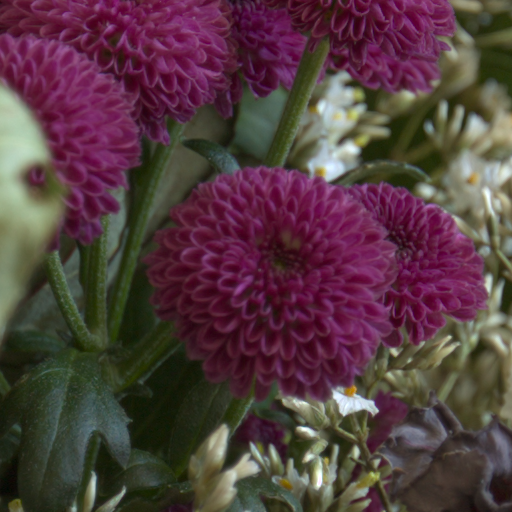
#> input picture datasets/NIND/13_clean.png, 512 x 512 px
$ python motion_blur.py
#> lines starting #> are read from the running program, lines starting #| are printed output that depends on the picture; after the words box and inside, x2 and y2 are one past the last pixel; in counts of white or black regions, pixels touching at a corner belong together
### motionblur/motionblur.py
import numpy as np
from PIL import Image, ImageDraw, ImageFilter
from numpy.random import uniform, triangular, beta
from math import pi
from pathlib import Path
from scipy.signal import convolve

# tiny error used for nummerical stability
eps = 0.1


# [21 lines left out: functions softmax, norm, not called in this run]


def polar2z(r: np.ndarray, θ: np.ndarray) -> np.ndarray:
    """[summary]
    Takes a list of radii and angles (radians) and
    converts them into a corresponding list of complex
    numbers x + yi.
    [description]

    Arguments:
        r {np.ndarray} -- radius
        θ {np.ndarray} -- angle

    Returns:
        [np.ndarray] -- list of complex numbers r e^(i theta) as x + iy
    """
    return r * np.exp(1j * θ)


class Kernel(object):
    """[summary]
    Class representing a motion blur kernel of a given intensity.

    [description]
    Keyword Arguments:
            size {tuple} -- Size of the kernel in px times px
            (default: {(100, 100)})

            intensity {float} -- Float between 0 and 1.
            Intensity of the motion blur.

            :   0 means linear motion blur and 1 is a highly non linear
                and often convex motion blur path. (default: {0})

    Attribute:
    kernelMatrix -- Numpy matrix of the kernel of given intensity

    Properties:
    applyTo -- Applies kernel to image
               (pass as path, pillow image or np array)

    Raises:
        ValueError
    """

    def __init__(self, size: tuple = (100, 100), intensity: float=0):

        # checking if size is correctly given
        if not isinstance(size, tuple):
            raise ValueError("Size must be TUPLE of 2 positive integers")
        elif len(size) != 2 or type(size[0]) != type(size[1]) != int:
            raise ValueError("Size must be tuple of 2 positive INTEGERS")
        elif size[0] < 0 or size[1] < 0:
            raise ValueError("Size must be tuple of 2 POSITIVE integers")

        # check if intensity is float (int) between 0 and 1
        if type(intensity) not in [int, float, np.float32, np.float64]:
            raise ValueError("Intensity must be a number between 0 and 1")
        elif intensity < 0 or intensity > 1:
            raise ValueError("Intensity must be a number between 0 and 1")

        # saving args
        self.SIZE = size
        self.INTENSITY = intensity

        # deriving quantities

        # we super size first and then downscale at the end for better
        # anti-aliasing
        self.SIZEx2 = tuple([2 * i for i in size])
        self.x, self.y = self.SIZEx2

        # getting length of kernel diagonal
        self.DIAGONAL = (self.x**2 + self.y**2)**0.5

        # flag to see if kernel has been calculated already
        self.kernel_is_generated = False

    def _createPath(self):
        """[summary]
        creates a motion blur path with the given intensity.
        [description]
        Proceede in 5 steps
        1. Get a random number of random step sizes
        2. For each step get a random angle
        3. combine steps and angles into a sequence of increments
        4. create path out of increments
        5. translate path to fit the kernel dimensions

        NOTE: "random" means random but might depend on the given intensity
        """

        # first we find the lengths of the motion blur steps
        def getSteps():
            """[summary]
            Here we calculate the length of the steps taken by
            the motion blur
            [description]
            We want a higher intensity lead to a longer total motion
            blur path and more different steps along the way.

            Hence we sample

            MAX_PATH_LEN =[U(0,1) + U(0, intensity^2)] * diagonal * 0.75

            and each step: beta(1, 30) * (1 - self.INTENSITY + eps) * diagonal)
            """

            # getting max length of blur motion
            self.MAX_PATH_LEN = 0.75 * self.DIAGONAL * \
                (uniform() + uniform(0, self.INTENSITY**2))

            # getting step
            steps = []

            while sum(steps) < self.MAX_PATH_LEN:

                # sample next step
                step = beta(1, 30) * (1 - self.INTENSITY + eps) * self.DIAGONAL
                if step < self.MAX_PATH_LEN:
                    steps.append(step)

            # note the steps and the total number of steps
            self.NUM_STEPS = len(steps)
            self.STEPS = np.asarray(steps)

        def getAngles():
            """[summary]
            Gets an angle for each step
            [description]
            The maximal angle should be larger the more
            intense the motion is. So we sample it from a
            U(0, intensity * pi)

            We sample "jitter" from a beta(2,20) which is the probability
            that the next angle has a different sign than the previous one.
            """

            # same as with the steps

            # first we get the max angle in radians
            self.MAX_ANGLE = uniform(0, self.INTENSITY * pi)

            # now we sample "jitter" which is the probability that the
            # next angle has a different sign than the previous one
            self.JITTER = beta(2, 20)

            # initialising angles (and sign of angle)
            angles = [uniform(low=-self.MAX_ANGLE, high=self.MAX_ANGLE)]

            while len(angles) < self.NUM_STEPS:

                # sample next angle (absolute value)
                angle = triangular(0, self.INTENSITY *
                                   self.MAX_ANGLE, self.MAX_ANGLE + eps)

                # with jitter probability change sign wrt previous angle
                if uniform() < self.JITTER:
                    angle *= - np.sign(angles[-1])
                else:
                    angle *= np.sign(angles[-1])

                angles.append(angle)

            # save angles
            self.ANGLES = np.asarray(angles)

        # Get steps and angles
        getSteps()
        getAngles()

        # Turn them into a path
        ####

        # we turn angles and steps into complex numbers
        complex_increments = polar2z(self.STEPS, self.ANGLES)

        # generate path as the cumsum of these increments
        self.path_complex = np.cumsum(complex_increments)

        # find center of mass of path
        self.com_complex = sum(self.path_complex) / self.NUM_STEPS

        # Shift path s.t. center of mass lies in the middle of
        # the kernel and a apply a random rotation
        ###

        # center it on COM
        center_of_kernel = (self.x + 1j * self.y) / 2
        self.path_complex -= self.com_complex

        # randomly rotate path by an angle a in (0, pi)
        self.path_complex *= np.exp(1j * uniform(0, pi))

        # center COM on center of kernel
        self.path_complex += center_of_kernel

        # convert complex path to final list of coordinate tuples
        self.path = [(i.real, i.imag) for i in self.path_complex]

    def _createKernel(self, save_to: Path=None, show: bool=False):
        """[summary]
        Finds a kernel (psf) of given intensity.
        [description]
        use displayKernel to actually see the kernel.

        Keyword Arguments:
            save_to {Path} -- Image file to save the kernel to. {None}
            show {bool} -- shows kernel if true
        """

        # check if we haven't already generated a kernel
        if self.kernel_is_generated:
            return None

        # get the path
        self._createPath()

        # Initialise an image with super-sized dimensions
        # (pillow Image object)
        self.kernel_image = Image.new("RGB", self.SIZEx2)
#> self.kernel_image: PIL image 62x62 RGB; every value is 0

        # ImageDraw instance that is linked to the kernel image that
        # we can use to draw on our kernel_image
        self.painter = ImageDraw.Draw(self.kernel_image)

        # draw the path
        self.painter.line(xy=self.path, width=int(self.DIAGONAL / 150))

        # applying gaussian blur for realism
        self.kernel_image = self.kernel_image.filter(
            ImageFilter.GaussianBlur(radius=int(self.DIAGONAL * 0.01)))
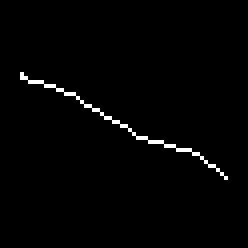
#> self.kernel_image: PIL image 62x62 RGB (shown 4 times larger); 1.4% white in thin lines or dots, all inside (x1, y1, x2, y2) = (5, 18, 57, 45)

        # Resize to actual size
        self.kernel_image = self.kernel_image.resize(
            self.SIZE, resample=Image.LANCZOS)
#> self.kernel_image: PIL image 31x31 RGB

        # convert to gray scale
        self.kernel_image = self.kernel_image.convert("L")
#> self.kernel_image: PIL image 31x31 L

        # flag that we have generated a kernel
        self.kernel_is_generated = True

    def displayKernel(self, save_to: Path=None, show: bool=True):
        """[summary]
        Finds a kernel (psf) of given intensity.
        [description]
        Saves the kernel to save_to if needed or shows it
        is show true

        Keyword Arguments:
            save_to {Path} -- Image file to save the kernel to. {None}
            show {bool} -- shows kernel if true
        """

        # generate kernel if needed
        self._createKernel()

        # save if needed
        if save_to is not None:

            save_to_file = Path(save_to)

            # save Kernel image
            self.kernel_image.save(save_to_file)
        else:
            # Show kernel
            self.kernel_image.show()

    @property
    def kernelMatrix(self) -> np.ndarray:
        """[summary]
        Kernel matrix of motion blur of given intensity.
        [description]
        Once generated, it stays the same.
        Returns:
            numpy ndarray
        """

        # generate kernel if needed
        self._createKernel()
        kernel = np.asarray(self.kernel_image, dtype=np.float32)
        kernel /= np.sum(kernel)
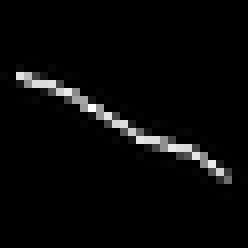
#> kernel: shape (31, 31) float32 (shown 8 times larger); min 0, max 0.0318, mean 0.00104; drawn with min black and max white

        return kernel

    @kernelMatrix.setter
    def kernelMatrix(self, *kargs):
        raise NotImplementedError("Can't manually set kernel matrix yet")

    def applyTo(self, image, keep_image_dim: bool = False) -> Image:
        """[summary]
        Applies kernel to one of the following:

        1. Path to image file
        2. Pillow image object
        3. (H,W,3)-shaped numpy array
        [description]

        Arguments:
            image {[str, Path, Image, np.ndarray]}
            keep_image_dim {bool} -- If true, then we will
                    conserve the image dimension after blurring
                    by using "same" convolution instead of "valid"
                    convolution inside the scipy convolve function.

        Returns:
            Image -- [description]
        """
        # calculate kernel if haven't already
        self._createKernel()

        def applyToPIL(image: Image, keep_image_dim: bool = False) -> Image:
            """[summary]
            Applies the kernel to an PIL.Image instance
            [description]
            converts to RGB and applies the kernel to each
            band before recombining them.
            Arguments:
                image {Image} -- Image to convolve
                keep_image_dim {bool} -- If true, then we will
                    conserve the image dimension after blurring
                    by using "same" convolution instead of "valid"
                    convolution inside the scipy convolve function.

            Returns:
                Image -- blurred image
            """
            # convert to RGB
            image = image.convert(mode="RGB")

            conv_mode = "valid"
            if keep_image_dim:
                conv_mode = "same"

            result_bands = ()

            for band in image.split():

                # convolve each band individually with kernel
                result_band = convolve(
                    band, self.kernelMatrix, mode=conv_mode).astype("uint8")

                # collect bands
                result_bands += result_band,

            # stack bands back together
            result = np.dstack(result_bands)

            # Get image
            return Image.fromarray(result)

        # If image is Path
        if isinstance(image, str) or isinstance(image, Path):

            # open image as Image class
            image_path = Path(image)
            image = Image.open(image_path)

            return applyToPIL(image, keep_image_dim)

        elif isinstance(image, Image.Image):

            # apply kernel
            return applyToPIL(image, keep_image_dim)

        elif isinstance(image, np.ndarray):

            # ASSUMES we have an array of the form (H, W, 3)
            ###

            # initiate Image object from array
            image = Image.fromarray(image)

            return applyToPIL(image, keep_image_dim)

        else:

            raise ValueError("Cannot apply kernel to this type.")


# [6 lines that do not run on import are left out]

### motion_blur.py
from motionblur.motionblur import *
import PIL

# Initialise Kernel
kernel = Kernel(size=(31, 31), intensity=0.7)

# Display kernel
kernel.displayKernel()

# Get kernel as numpy array
kernel.kernelMatrix

# Save kernel as image. (Do not show kernel, just save.)
kernel.displayKernel(save_to="./datasets/NIND_motion_kernel/13_clean_kernel1.png", show=False)

# load image or get image path
# image1_path = "./datasets/pic3.png"
image2 = PIL.Image.open("datasets/NIND/13_clean.png")
#> image2 is the input picture: PIL image 512x512 RGB; mean R, G, B 84, 60.1, 63.5

# apply motion blur (returns PIL.Image instance of blurred image)
# blurred1 = kernel.applyTo(image1_path)

blurred2 = kernel.applyTo(image2)
#> the loop in applyToPIL, `for band in image.split():` made 3 passes
#> in applyToPIL, `result = np.dstack(result_bands)`:
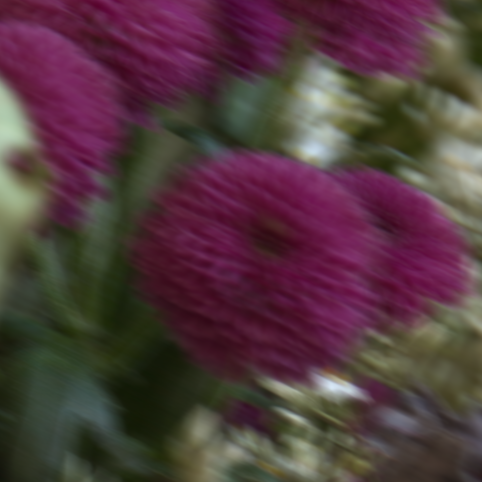
#> result: shape (482, 482, 3); mean of channels 0, 1, 2 82.8, 57.8, 62.3; drawn as R, G, B

# if you need the dimension of the blurred image to be the same
# as the original image, pass `keep_image_dim=True`
blurred_same = kernel.applyTo(image2, keep_image_dim=True)
#> call 2 of applyToPIL, with keep_image_dim = True
#> the loop in applyToPIL (call 2), `for band in image.split():` made 3 passes
#> pass 1, in applyToPIL (call 2), `result_band = convolve( band, self.kernelMatrix, mode=conv_mode).astyp..`:
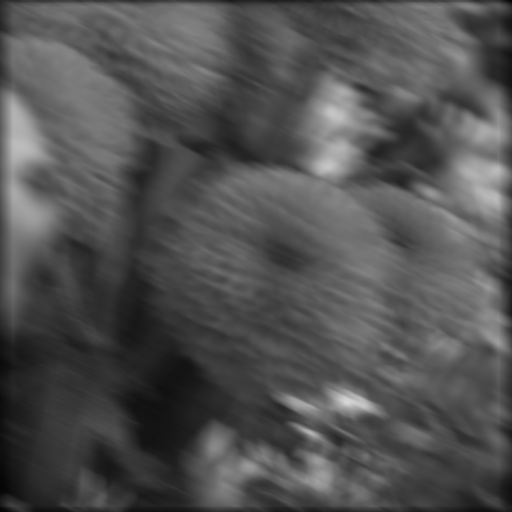
#> result_band: shape (512, 512); min 2, max 215, mean 81.7
#> pass 2, in applyToPIL (call 2), `result_band = convolve( band, self.kernelMatrix, mode=conv_mode).astyp..`:
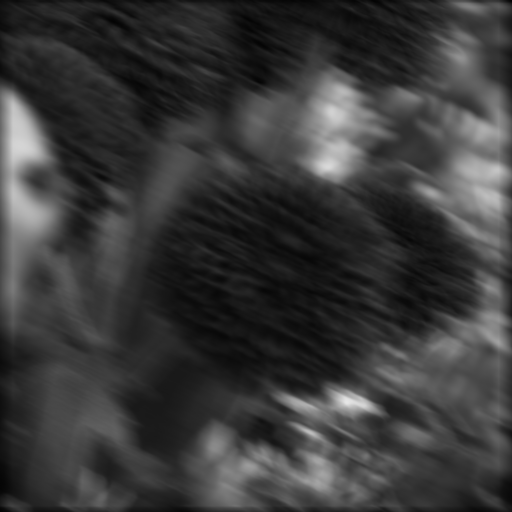
#> result_band: shape (512, 512); min 2, max 230, mean 58
#> pass 3, in applyToPIL (call 2), `result_band = convolve( band, self.kernelMatrix, mode=conv_mode).astyp..`:
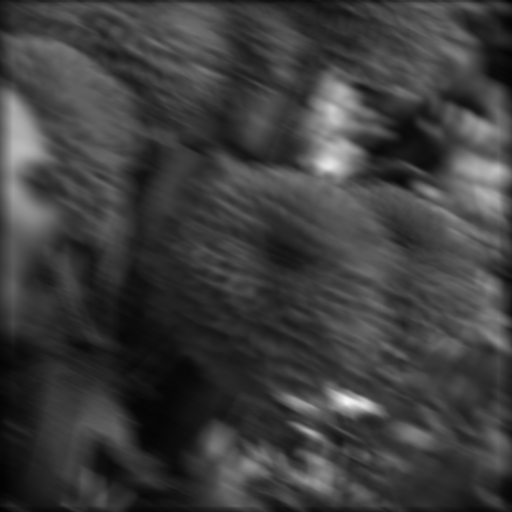
#> result_band: shape (512, 512); min 1, max 245, mean 61.6
#> in applyToPIL (call 2), `result = np.dstack(result_bands)`:
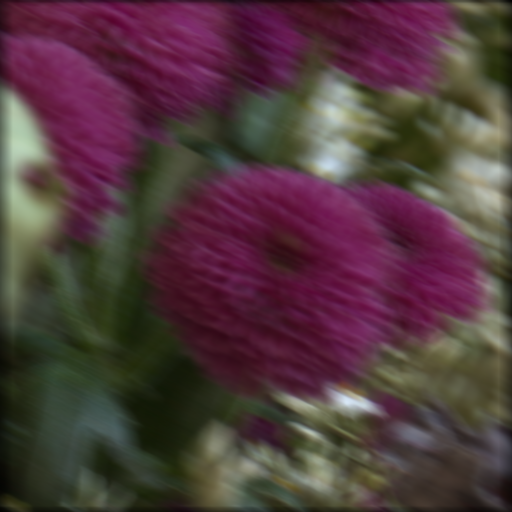
#> result: shape (512, 512, 3); mean of channels 0, 1, 2 81.7, 58, 61.6; drawn as R, G, B

# show result
blurred_same.show()

# or save to file
blurred_same.save("./datasets/NIND_blur/13_clean_blur1.png")

$ run again, with datasets/NIND/01_clean.png copied over datasets/NIND/13_clean.png
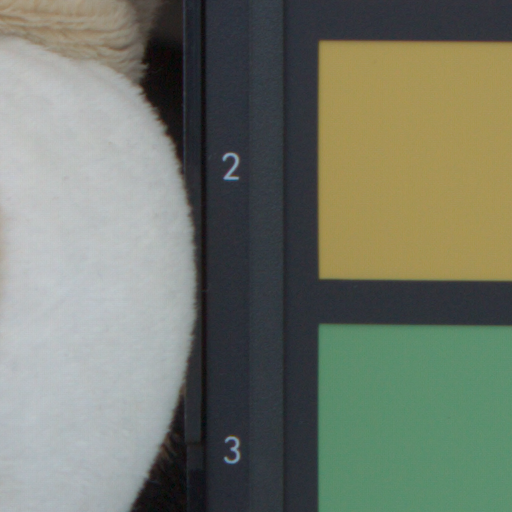
#> input picture datasets/NIND/01_clean.png, 512 x 512 px
#> image2 is the input picture: PIL image 512x512 RGB; mean R, G, B 115.5, 121.3, 107.6
#> the loop in applyToPIL, `for band in image.split():` made 3 passes
#> the loop in applyToPIL (call 2), `for band in image.split():` made 3 passes
#> pass 1, in applyToPIL (call 2), `result_band = convolve( band, self.kernelMatrix, mode=conv_mode).astyp..`:
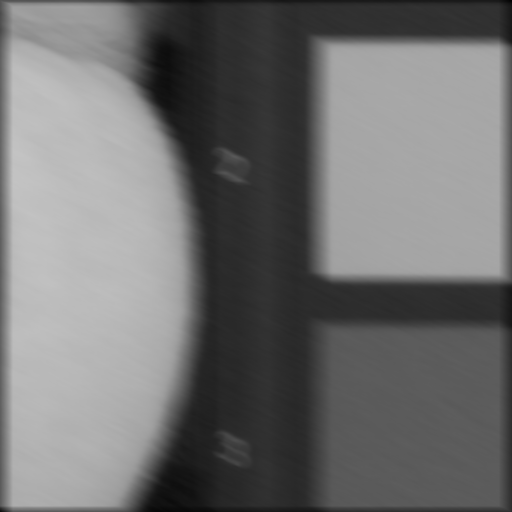
#> result_band: shape (512, 512); min 1, max 195, mean 112.6
#> in applyToPIL (call 2), `result = np.dstack(result_bands)`:
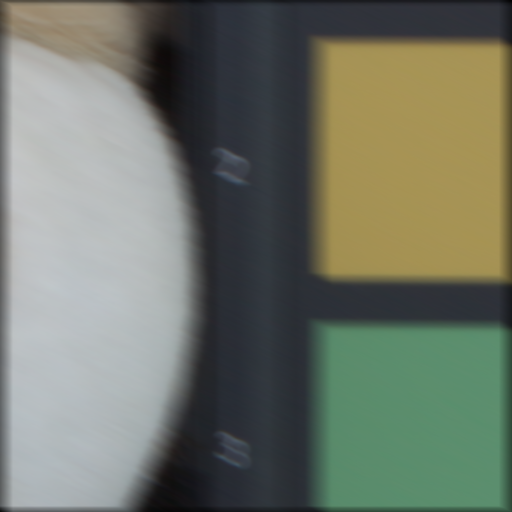
#> result: shape (512, 512, 3); mean of channels 0, 1, 2 112.6, 118.2, 104.8; drawn as R, G, B

$ run again, with datasets/NIND/02_clean.png copied over datasets/NIND/13_clean.png
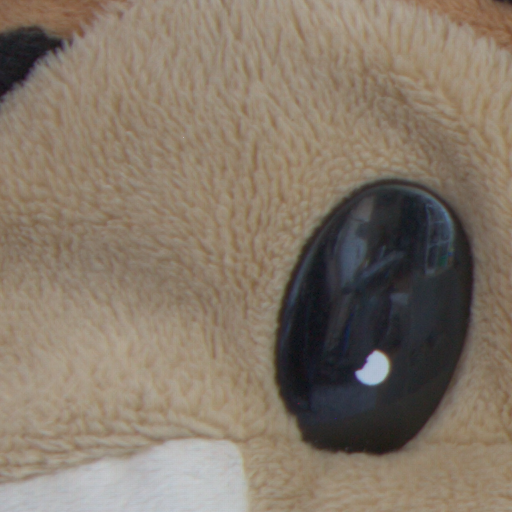
#> input picture datasets/NIND/02_clean.png, 512 x 512 px
#> image2 is the input picture: PIL image 512x512 RGB; mean R, G, B 131.6, 118.8, 104.1
#> the loop in applyToPIL, `for band in image.split():` made 3 passes
#> the loop in applyToPIL (call 2), `for band in image.split():` made 3 passes
#> in applyToPIL (call 2), `result = np.dstack(result_bands)`:
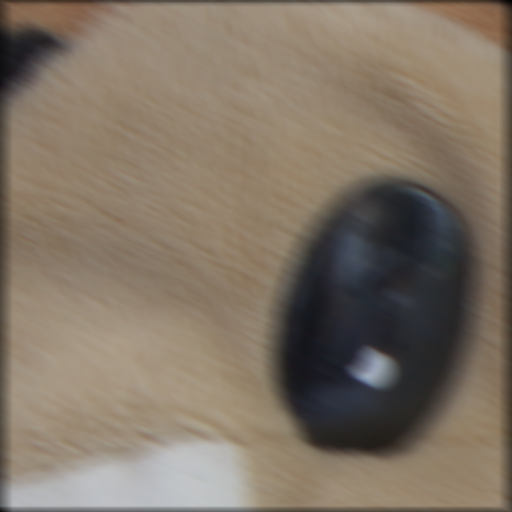
#> result: shape (512, 512, 3); mean of channels 0, 1, 2 128.3, 115.8, 101.4; drawn as R, G, B
